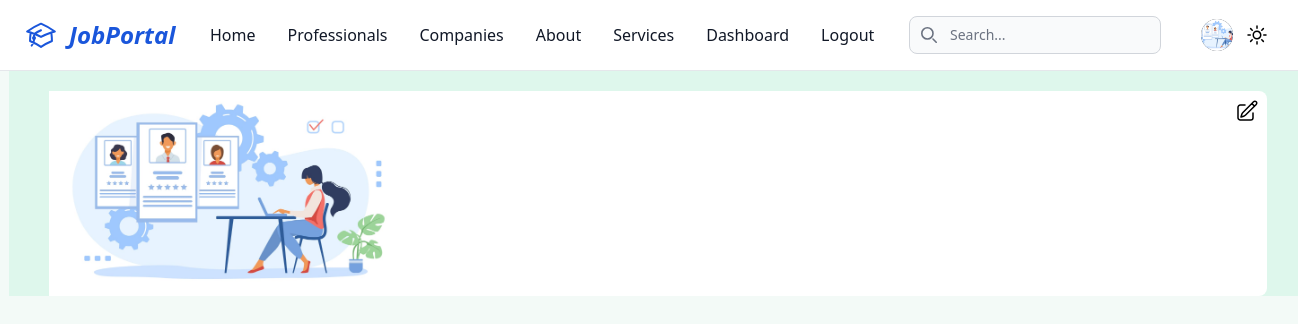
/profile/ (signed in), run on an earlier commit of the app's database.
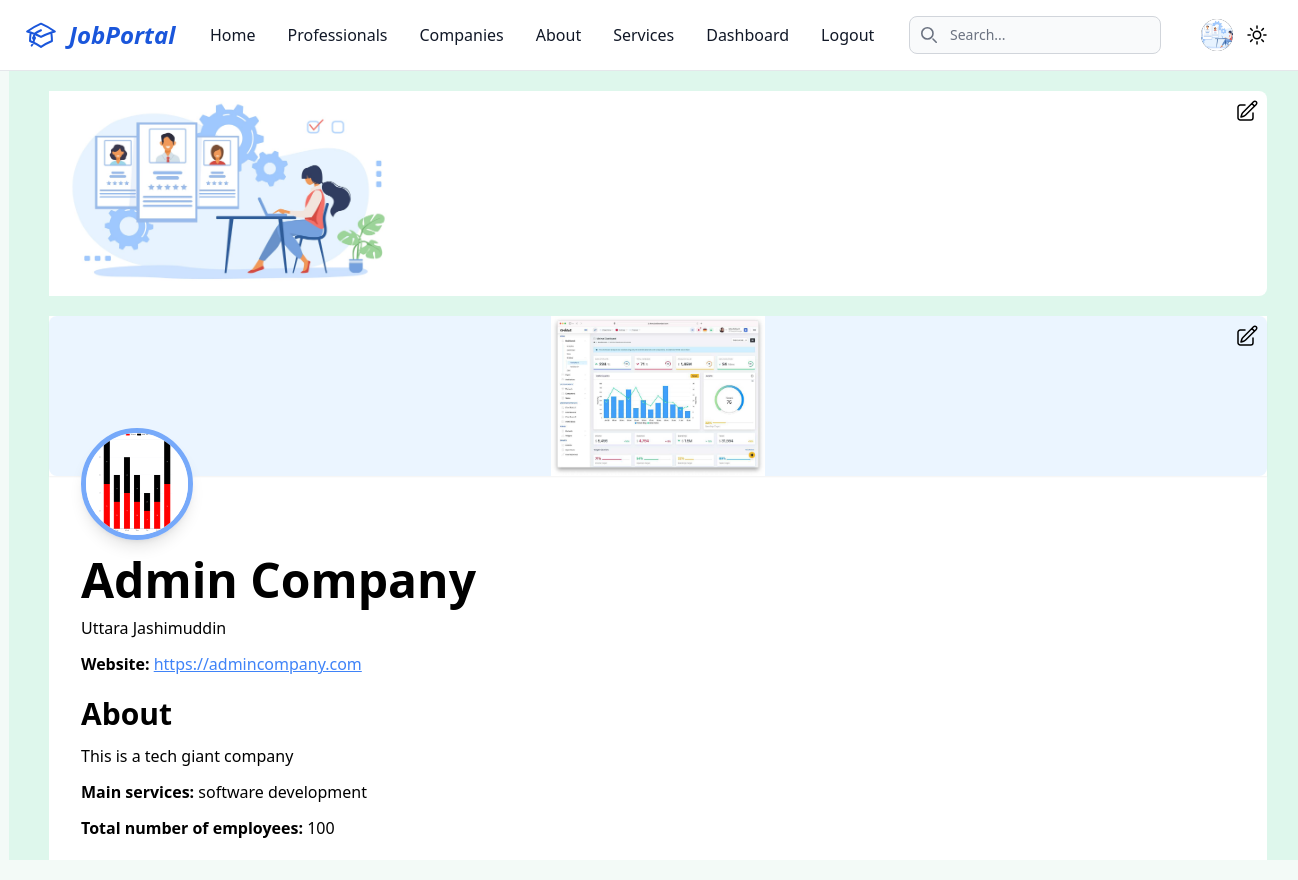
And on a later commit of the database.
### core/models.py (models this page shows, shortened)
class CustomUser(AbstractBaseUser, PermissionsMixin):
    id = models.UUIDField(primary_key=True, default=uuid.uuid4, unique=True, editable=False)
    email = models.EmailField(_('email address'), unique=True)
    avatar = models.ImageField(upload_to=user_avatar_upload_path, blank=True, null=True, verbose_name=_('Avatar'))
    is_active = models.BooleanField(_('active'), default=True)
    is_staff = models.BooleanField(_('staff status'), default=False)
    date_joined = models.DateTimeField(_('date joined'), auto_now_add=True)
    full_name = models.CharField(max_length=255, blank=True)
    updated_at = models.DateTimeField(auto_now=True)
    objects = CustomUserManager()
    USERNAME_FIELD = 'email'
    REQUIRED_FIELDS = []
    class Meta:
        db_table = 'User'
        verbose_name = _('User')
        verbose_name_plural = _('Users')

class Recruiter(models.Model):
    id = models.UUIDField(primary_key=True, default=uuid.uuid4, unique=True, editable=False)
    user = models.OneToOneField(CustomUser, on_delete=models.CASCADE)
    company_name = models.CharField(max_length=150, verbose_name=_('Company Name'))
    company_address = models.TextField(verbose_name=_('Company Address'))
    company_about = models.TextField(verbose_name=_('About Company'))
    company_logo = models.ImageField(upload_to=company_image_upload_path, verbose_name=_('Company Logo'))
    company_cover_photo = models.ImageField(upload_to=company_cover_image_upload_path, verbose_name=_('Company Cover Photo'), null=True)
    total_employees = models.IntegerField(default=0, null=True)
    website = models.URLField(null=True)
    main_services = models.CharField(max_length=150, null=True)
    created_at = models.DateTimeField(auto_now_add=True)
    updated_at = models.DateTimeField(auto_now=True)
    class Meta:
        db_table = "Recruiter"
        verbose_name = _('Recruiter')
        verbose_name_plural = _('Recruiters')

### core/views.py (the view)
# urls.py: path('profile/', profile, name='profile'),
def profile(request):
    user = request.user
    context = {}
    context['profileUpdateForm'] = UserProfileEditForm(instance=user)
    if user_is_jobseeker(user):
        context['jobseekerUpdateForm'] = JobSeekerForm(instance=user.jobseeker)
        context['experienceUpdateForm'] = ExperienceForm()
        context['educationUpdateForm'] = EducationForm()
    if user_is_recruiter(user):
        context['recruiterUpdateForm'] = RecruiterForm(instance=user.recruiter)
    return render(request, 'core/profile.html', context)

### core/forms.py
class UserProfileEditForm(forms.ModelForm):
    class Meta:
        model = CustomUser
        fields = ['full_name', 'avatar']
        widgets = {
            'full_name': forms.TextInput(attrs={'class': 'shadow-sm bg-gray-50 border border-gray-300 text-gray-900 text-sm rounded-lg focus:bg-white focus:border-blue-500 block w-full p-2.5 dark:bg-gray-700 dark:border-gray-600 dark:placeholder-gray-400 dark:text-white dark:focus:ring-blue-500 dark:focus:border-blue-500 dark:shadow-sm-light', 'placeholder': "Enter position", 'autofocus': 'autofocus'}),
            'avatar': forms.FileInput(attrs={'class': 'shadow-sm block w-full text-sm text-gray-900 border border-gray-300 rounded-lg cursor-pointer bg-gray-50 dark:text-gray-400 focus:outline-none dark:bg-gray-700 dark:border-gray-600 dark:placeholder-gray-400'}),
        }

### core/utils.py (called while the page is built)
def user_is_jobseeker(user):
    try:
        jobseeker_group = Group.objects.get(name='Jobseeker')
        return jobseeker_group in user.groups.all()
    except Group.DoesNotExist:
        return False

def user_is_recruiter(user):
    try:
        recruiter_group = Group.objects.get(name='Recruiter')
        return recruiter_group in user.groups.all()
    except Group.DoesNotExist:
        return False

### templates/core/profile.html (shortened to what this page needs)
{% extends "_base.html" %}
{% load static %}
{% block content %}
<div class="bg-green-100 dark:bg-black w-screen pt-5">
    <div class="flex max-h-[20rem] gap-5 mx-10 bg-white dark:text-slate-200 dark:bg-slate-600 rounded-lg relative">
        <div class="w-[30%]">
            <img class="w-full h-full object-contain" src="{% if request.user.avatar %} {{ request.user.avatar.url }} {% else %} {% static 'image/job-reqruiter.jpeg' %} {% endif %}" alt="">
        </div>
        <div class="w-[70%]">
        </div>
        <button data-modal-target="profileUpdateForm-modal" data-modal-toggle="profileUpdateForm-modal" class="absolute top-0 right-0 hover:bg-green-100 hover:border-t hover:border-r border-slate-300 hover:shadow-lg p-2">
        </button>
    </div>
    {% if request.user.recruiter %}
    <div class="mx-10 bg-white pb-5 dark:bg-slate-600 my-5">
        <div class="relative bg-blue-50 rounded-lg">
            <img class="w-full h-40 mb-3 shadow-sm object-contain rounded-tr-lg rounded-tl-lg" src="{% if request.user.recruiter.company_cover_photo %} {{ request.user.recruiter.company_cover_photo.url }} {% else %} {% static 'image/job-reqruiter.jpeg' %} {% endif %}" alt="{{ request.user.recruiter.company_name }} cover image"/>
            <div class="absolute top-28 left-8">
                <img class="w-28 h-28 mb-3 rounded-full shadow-lg border-[5px] border-blue-400" src="{% if request.user.recruiter.company_logo %} {{ request.user.recruiter.company_logo.url }} {% else %} {% static 'image/job-reqruiter.jpeg' %} {% endif %}" alt="{{ request.user.recruiter.company_name }} logo"/>
            </div>
            <button data-modal-target="recruiterUpdateForm-modal" data-modal-toggle="recruiterUpdateForm-modal" class="absolute top-0 right-0 hover:bg-green-100 hover:border-t hover:border-r border-slate-300 hover:shadow-lg p-2">
            </button>
        </div>
        <div class="mt-20 mx-8">
            <h1 class="font-bold text-5xl">{% if request.user.recruiter.company_name %} {{ request.user.recruiter.company_name|linebreaksbr }} {% else %} Not-updated-yet{% endif %}</h1>
            <p class="my-3">{% if request.user.recruiter.company_address %} {{ request.user.recruiter.company_address|linebreaksbr }} {% else %} Not-updated-yet{% endif %}</p>
            <p class="my-3"><span class="font-semibold">Website: </span>{% if request.user.recruiter.website %} <a class="underline text-blue-500" target="_blank" href="{{ request.user.recruiter.website }}">{{ request.user.recruiter.website }}</a> {% else %} Not-updated-yet{% endif %}</p>
        </div>
        <div class="mt-5 mx-8">
            <h1 class="font-semibold text-3xl">About</h1>
            <p class="my-3">{% if request.user.recruiter.company_about %} {{ request.user.recruiter.company_about|linebreaksbr }} {% else %} Not-updated-yet{% endif %}</p>
            <p class="my-3"><span class="font-semibold">Main services: </span>{% if request.user.recruiter.main_services %} {{ request.user.recruiter.main_services|linebreaksbr }} {% else %} Not-updated-yet{% endif %}</p>
            <p><span class="font-semibold">Total number of employees:</span> {% if  request.user.recruiter.total_employees  %} {{ request.user.recruiter.total_employees }} {% else %} Not-updated-yet{% endif %}</p>
        </div>
    </div>
    {% endif %}
</div>
{% endblock content %}

### templates/_base.html (shortened to what this page needs)
{% load compress %}
{% load static %}
{% load static %}
<!DOCTYPE html>
<html lang="en">
<head>
    {% compress css %}
    <link rel="stylesheet" href="{% static 'src/output.css' %}">
    {% endcompress %}
</head>
<body class="bg-green-50 dark:bg-black overflow-x-hidden">
    <div class="container mx-auto transition-all">
        {% include "navbar.html" %}
        {% block content %}
        {% endblock content %}
    </div>
</body>
</html>

### templates/navbar.html (shortened to what this page needs)
{% load static %}
<nav class="bg-white border-gray-200 fixed w-full z-20 top-0 start-0 border-b dark:bg-gray-900">
  <div class="max-w-screen-xl flex flex-wrap items-center justify-between mx-auto p-4">
    <a href="{% url 'home' %}" class="flex items-center space-x-3 rtl:space-x-reverse text-blue-700">
        <span class="self-center text-2xl font-semibold whitespace-nowrap dark:text-white italic">JobPortal</span>
    </a>
    <div class="flex md:order-2">
      <div class="relative hidden md:block mr-10">
        <div class="absolute inset-y-0 start-0 flex items-center ps-3 pointer-events-none">
        </div>
        <form action="{% url 'search' %}">
          <input name="search" type="text" id="search-navbar" class="block w-full p-2 ps-10 text-sm text-gray-900 border border-gray-300 rounded-lg bg-gray-50 focus:ring-blue-500 focus:border-blue-500 dark:bg-gray-700 dark:border-gray-600 dark:placeholder-gray-400 dark:text-white dark:focus:ring-blue-500 dark:focus:border-blue-500" placeholder="Search...">
        </form>
      </div>
      {% if request.user.is_authenticated %}
      <div class="flex gap-2 items-center mx-1 md:mx-0 md:order-2 md:space-x-0 rtl:space-x-reverse">
        <button type="button" class="flex text-sm bg-gray-800 rounded-full md:me-0 focus:ring-4 focus:ring-gray-300 dark:focus:ring-gray-600" id="user-menu-button" aria-expanded="false" data-dropdown-toggle="user-dropdown" data-dropdown-placement="bottom">
          <img class="w-8 h-8 rounded-full object-cover" src="{% if request.user.avatar %} {{ request.user.avatar.url }} {% else %} {% static 'image/job-reqruiter.jpeg' %} {% endif %}" alt="{{ request.user.full_name }} photo">
        </button>
        <button type="button" class="flex dark:bg-white p-1 rounded-full" aria-expanded="false" data-dropdown-toggle="darkmode-dropdown" data-dropdown-placement="bottom">
        </button>
      </div>
      {% endif %}
    </div>
    <div class="items-center justify-between hidden w-full md:flex md:w-auto md:order-1" id="navbar-search">
      <ul class="flex flex-col p-4 md:p-0 mt-4 font-medium border border-gray-100 rounded-lg bg-gray-50 md:space-x-8 rtl:space-x-reverse md:flex-row md:mt-0 md:border-0 md:bg-white dark:bg-gray-800 md:dark:bg-gray-900 dark:border-gray-700">
        <li>
          <a href="{% url 'home' %}" class="block py-2 px-3 text-gray-900 rounded hover:bg-gray-100 md:hover:bg-transparent md:hover:text-blue-700 md:p-0 dark:text-white md:dark:hover:text-blue-500 dark:hover:bg-gray-700 dark:hover:text-white md:dark:hover:bg-transparent dark:border-gray-700">Home</a>
        </li>
        <li>
          <a href="{% url 'professionals' %}" class="block py-2 px-3 text-gray-900 rounded hover:bg-gray-100 md:hover:bg-transparent md:hover:text-blue-700 md:p-0 dark:text-white md:dark:hover:text-blue-500 dark:hover:bg-gray-700 dark:hover:text-white md:dark:hover:bg-transparent dark:border-gray-700">Professionals</a>
        </li>
        <li>
          <a href="{% url 'recruiters_list' %}" class="block py-2 px-3 text-gray-900 rounded hover:bg-gray-100 md:hover:bg-transparent md:hover:text-blue-700 md:p-0 dark:text-white md:dark:hover:text-blue-500 dark:hover:bg-gray-700 dark:hover:text-white md:dark:hover:bg-transparent dark:border-gray-700">Companies</a>
        </li>
        <li>
          <a href="{% url 'about' %}" class="block py-2 px-3 text-gray-900 rounded hover:bg-gray-100 md:hover:bg-transparent md:hover:text-blue-700 md:p-0 md:dark:hover:text-blue-500 dark:text-white dark:hover:bg-gray-700 dark:hover:text-white md:dark:hover:bg-transparent dark:border-gray-700">About</a>
        </li>
        <li>
          <a href="{% url 'services' %}" class="block py-2 px-3 text-gray-900 rounded hover:bg-gray-100 md:hover:bg-transparent md:hover:text-blue-700 md:p-0 dark:text-white md:dark:hover:text-blue-500 dark:hover:bg-gray-700 dark:hover:text-white md:dark:hover:bg-transparent dark:border-gray-700">Services</a>
        </li>
        {% if not request.user.is_authenticated %}
        <li>
          <a href="{% url 'user_signup' %}" class="block py-2 px-3 text-gray-900 rounded hover:bg-gray-100 md:hover:bg-transparent md:hover:text-blue-700 md:p-0 dark:text-white md:dark:hover:text-blue-500 dark:hover:bg-gray-700 dark:hover:text-white md:dark:hover:bg-transparent dark:border-gray-700">Signup</a>
        </li>
        <li>
          <a href="{% url 'user_login' %}" class="block py-2 px-3 text-gray-900 rounded hover:bg-gray-100 md:hover:bg-transparent md:hover:text-blue-700 md:p-0 dark:text-white md:dark:hover:text-blue-500 dark:hover:bg-gray-700 dark:hover:text-white md:dark:hover:bg-transparent dark:border-gray-700">Login</a>
        </li>
        {% else %}
        <li>
          <a href="{% url 'dashboard' %}" class="block py-2 px-3 text-gray-900 rounded hover:bg-gray-100 md:hover:bg-transparent md:hover:text-blue-700 md:p-0 dark:text-white md:dark:hover:text-blue-500 dark:hover:bg-gray-700 dark:hover:text-white md:dark:hover:bg-transparent dark:border-gray-700">Dashboard</a>
        </li>
        <li>
          <a href="{% url 'user_logout' %}" class="block py-2 px-3 text-gray-900 rounded hover:bg-gray-100 md:hover:bg-transparent md:hover:text-blue-700 md:p-0 dark:text-white md:dark:hover:text-blue-500 dark:hover:bg-gray-700 dark:hover:text-white md:dark:hover:bg-transparent dark:border-gray-700">Logout</a>
        </li>
        {% endif %}
      </ul>
    </div>
  </div>
</nav>
<div class="nav-wrapper"></div>

### templates/_base.html (style rules this page uses)
nav ul li { position: relative; }
nav ul li::after { content: ""; position: absolute; bottom: 0; left: 0; border-bottom: 1.3px solid blue; width: 0%; transition: all .3s linear; }

What changed in the data, as far as the page shows it:
now on this page (row edited): CustomUser: company_cover_photo (picture), company_logo (picture), user.recruiter.company_name "Admin Company", user.recruiter.company_address "Uttara Jashimuddin", user.recruiter.website "https://admincompany.com", user.recruiter.company_about "This is a tech giant company", user.recruiter.main_services "software development", user.recruiter.total_employees "100"
Also different on the page:
text now shown: "Website: About Main services: Total number of employees:"
